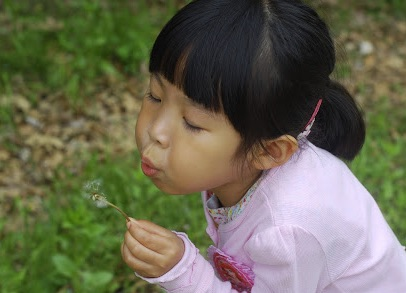
#> input picture img/girl.jpg, 406 x 293 px, found by its file name
$ python bitwise_masking.py
#> lines starting #> are read from the running program, lines starting #| are printed output that depends on the picture; after the words box and inside, x2 and y2 are one past the last pixel; in counts of white or black regions, pixels touching at a corner belong together
"""
opencv

출처

제목: 파이썬으로 만드는 OpenCV 프로젝트
저자: 이세우
출판: 프로그래밍인사이트
"""
"""
요약

[예제 4-19] bitwise_and 연산으로 마스킹하기
"""
import cv2
import numpy as np


img = cv2.imread(filename="../img/girl.jpg")
#> img is the input picture: shape (293, 406, 3); mean B, G, R 82.4, 104.7, 105.5
mask = np.zeros_like(img)
cv2.circle(img=mask, center=(150,140), radius=100, color=(255,255,255), thickness=-1)
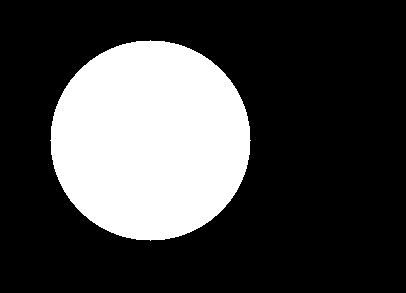
#> mask: shape (293, 406, 3); 26.4% white; 1 white region, box (x1, y1, x2, y2) and area: (50, 40, 251, 241) 31417

bitAnd = cv2.bitwise_and(src1=img, src2=mask)
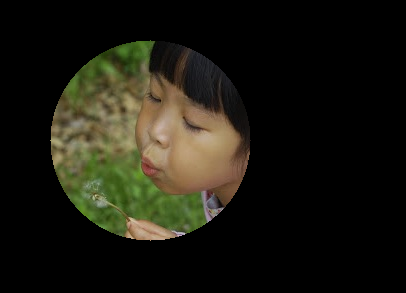
#> bitAnd: shape (293, 406, 3); mean B, G, R 16.3, 25.9, 27.2

cv2.imshow(winname="bit_mask", mat=np.hstack((img,mask,bitAnd)))
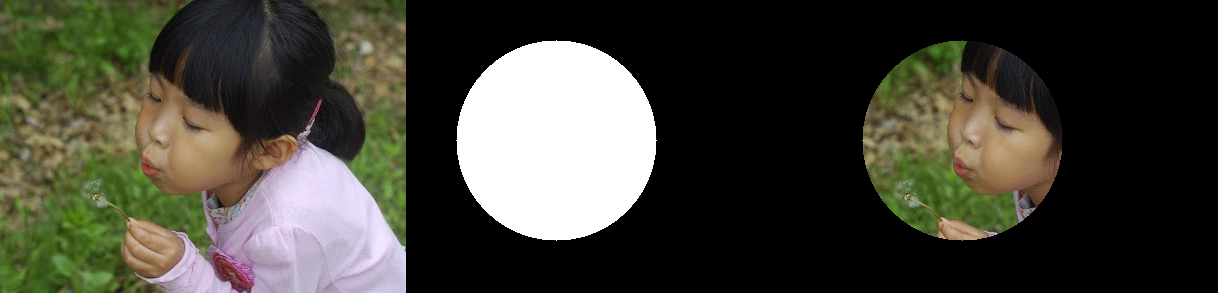
#> window 'bit_mask': shape (293, 1218, 3); mean B, G, R 55.3, 66, 66.7
cv2.waitKey()
cv2.destroyAllWindows()
